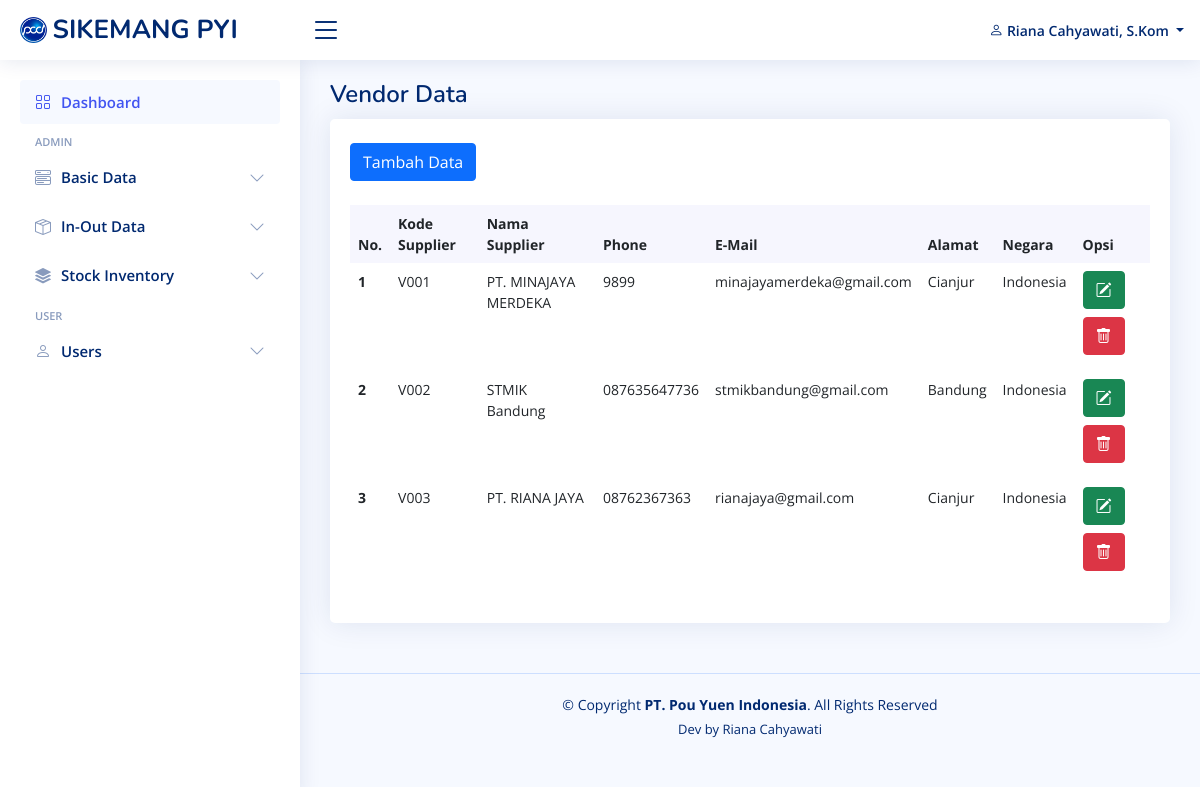
Screenshot of /view_basic_data/vendor_data.php (signed in) with the database file from the repository.
### tables this page shows
CREATE TABLE `users` (
  `id` int(11) NOT NULL,
  `nama` varchar(255) NOT NULL,
  `username` varchar(255) NOT NULL,
  `password` varchar(255) NOT NULL,
  `email` varchar(100) NOT NULL,
  `phone` varchar(100) NOT NULL,
  `alamat` varchar(255) NOT NULL,
  `role_id` int(11) NOT NULL
);

CREATE TABLE `vendor_data` (
  `id_vendor_data` int(11) NOT NULL,
  `code_supplier` varchar(100) NOT NULL,
  `phone` varchar(20) NOT NULL,
  `name_supplier` varchar(255) NOT NULL,
  `email` varchar(255) NOT NULL,
  `address` varchar(255) NOT NULL,
  `country` varchar(255) NOT NULL
);

### functions.php (called while the page is built, shortened)
<?php
$conn = mysqli_connect("localhost", "root", "", "db_pouyuen");
function query($query)
{
    global $conn;
    $result = mysqli_query($conn, $query);
    $rows = [];
    while ($row = mysqli_fetch_assoc($result)) {
        $rows[] = $row;
    }
    return $rows;
}

### view_basic_data/vendor_data.php (the view)
<?php
include "../view_template/header.php";
include "../view_template/topbar.php";
include "../view_template/sidebar.php";
$vendor_data = query("SELECT * FROM vendor_data");
?>
<main id="main" class="main">
  <div class="pagetitle">
    <h1>Vendor Data</h1>
  </div>
  <section class="section dashboard">
    <div class="row">
      <div class="col">
        <div class="row">
          <div class="col-12">
            <div class="card recent-sales overflow-auto">
              <div class="card-body">
                <a href="vendor_data_add.php" class="btn btn-primary my-4">Tambah Data</a>
                <table class="table table-borderless datatable">
                  <thead>
                    <tr>
                      <th scope="col">No. </th>
                      <th scope="col">Kode Supplier</th>
                      <th scope="col">Nama Supplier</th>
                      <th scope="col">Phone</th>
                      <th scope="col">E-Mail</th>
                      <th scope="col">Alamat</th>
                      <th scope="col">Negara</th>
                      <th scope="col">Opsi</th>
                    </tr>
                  </thead>
                  <tbody>
                    <?php $i = 1; ?>
                    <?php foreach ($vendor_data as $vd) : ?>
                      <tr>
                        <th scope="row"><?= $i; ?></a></th>
                        <td><?= $vd["code_supplier"]; ?></td>
                        <td><?= $vd["name_supplier"]; ?></td>
                        <td><?= $vd["phone"]; ?></td>
                        <td><?= $vd["email"]; ?></td>
                        <td><?= $vd["address"]; ?></td>
                        <td><?= $vd["country"]; ?></td>
                        <td>
                          <a href="vendor_data_edit.php?id_vendor=<?= $vd["id_vendor_data"] ?>" class="btn btn-success mb-2"><i class="bi bi-pencil-square"></i></a>
                          <a href="vendor_data_delete.php?id_vendor=<?= $vd["id_vendor_data"] ?>" class="btn btn-danger mb-2"><i class="bi bi-trash" onclick="return confirm('Yakin akan menghapus data material : <?= $vd['name_supplier']; ?> ?');"></i></a>
                        </td>
                      </tr>
                      <?php $i++; ?>
                    <?php endforeach; ?>
                  </tbody>
                </table>
              </div>
            </div>
          </div>
        </div>
      </div>
    </div>
  </section>
</main>
<?php include "../view_template/footer.php"; ?>

### view_template/topbar.php (shortened to what this page needs)
<?php
$id = $_SESSION['id'];
$users = query("SELECT * FROM users INNER JOIN users_role ON users.role_id = users_role.id_role WHERE id = $id")[0];
?>
<header id="header" class="header fixed-top d-flex align-items-center">
  <div class="d-flex align-items-center justify-content-between">
    <a href="index.html" class="logo d-flex align-items-center">
      <img src="../assets/img/logopouyuen.png">
      <span class="d-none d-lg-block">SIKEMANG PYI</span>
    </a>
    <i class="bi bi-list toggle-sidebar-btn"></i>
  </div>
  <nav class="header-nav ms-auto">
    <ul class="d-flex align-items-center">
      <li class="nav-item dropdown pe-3">
        <a class="nav-link nav-profile d-flex align-items-center pe-0" href="#" data-bs-toggle="dropdown">
          <span class="d-none d-md-block dropdown-toggle ps-2"><i class="bi bi-person"></i> <?= $users['nama']; ?> </span>
        </a>
      </li>
    </ul>
  </nav>
</header>

### assets/css/style.css (style rules this page uses)
:root { scroll-behavior: smooth; }
body { font-family: "Open Sans", sans-serif; background: #f6f9ff; color: #444444; }
a { color: #4154f1; text-decoration: none; }
h1, h2, h3, h4, h5, h6 { font-family: "Nunito", sans-serif; }
#main { margin-top: 60px; padding: 20px 30px; transition: all 0.3s; }
.pagetitle { margin-bottom: 10px; }
.pagetitle h1 { font-size: 24px; margin-bottom: 0; font-weight: 600; color: #012970; }
.card { margin-bottom: 30px; border: none; border-radius: 5px; box-shadow: 0px 0 30px rgba(1, 41, 112, 0.1); }
.card-body { padding: 0 20px 20px 20px; }
.logo { line-height: 1; }
@media (min-width: 1200px) { .logo { width: 280px; } }
.logo img { max-height: 26px; margin-right: 6px; }
.logo span { font-size: 26px; font-weight: 700; color: #012970; font-family: "Nunito", sans-serif; }
.header { transition: all 0.5s; z-index: 997; height: 60px; box-shadow: 0px 2px 20px rgba(1, 41, 112, 0.1); background-color: #fff; padding-left: 20px; }
.header .toggle-sidebar-btn { font-size: 32px; padding-left: 10px; cursor: pointer; color: #012970; }
.header-nav ul { list-style: none; }
.header-nav > ul { margin: 0; padding: 0; }
.header-nav .nav-profile { color: #012970; }
.header-nav .nav-profile span { font-size: 14px; font-weight: 600; }
@media (min-width: 1200px) { #main, #footer { margin-left: 300px; } }
.dashboard .recent-sales { font-size: 14px; }
.dashboard .recent-sales .table thead { background: #f6f6fe; }
.dashboard .recent-sales .table thead th { border: 0; }

### rows the page displays
users: nama "Riana Cahyawati, S.Kom"
vendor_data: code_supplier "V001", name_supplier "PT. MINAJAYA MERDEKA", phone "9899", email "minajayamerdeka@gmail.com", address "Cianjur", country "Indonesia"
vendor_data: code_supplier "V002", name_supplier "STMIK Bandung", phone "087635647736", email "stmikbandung@gmail.com", address "Bandung", country "Indonesia"
vendor_data: code_supplier "V003", name_supplier "PT. RIANA JAYA", phone "08762367363", email "rianajaya@gmail.com", address "Cianjur", country "Indonesia"
